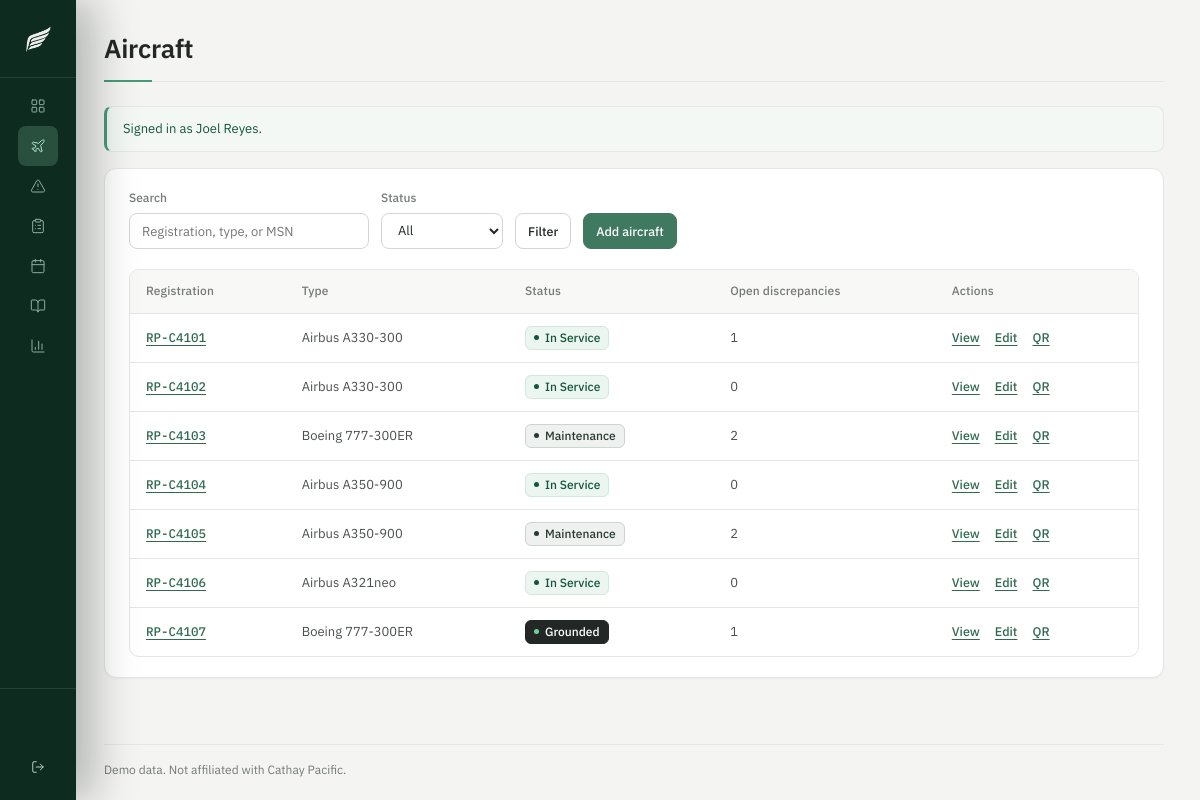
/aircraft/index.php (signed in), run on the app's committed database.
### tables this page shows
CREATE TABLE aircraft (
    id INT UNSIGNED AUTO_INCREMENT PRIMARY KEY,
    registration VARCHAR(20) NOT NULL UNIQUE,
    aircraft_type VARCHAR(60) NOT NULL,
    msn VARCHAR(30) NOT NULL UNIQUE,
    base VARCHAR(10) NOT NULL,
    status VARCHAR(20) NOT NULL DEFAULT 'in_service',
    total_hours DECIMAL(10,1) NOT NULL DEFAULT 0.0,
    created_at DATETIME NOT NULL DEFAULT CURRENT_TIMESTAMP
);

### lib/db.php (called while the page is built, shortened)
<?php
function db(): PDO
{
    static $pdo = null;
    if ($pdo === null) {
        $dsn = 'mysql:host=' . DB_HOST . ';dbname=' . DB_NAME . ';charset=utf8mb4';
        $pdo = new PDO($dsn, DB_USER, DB_PASS, [
            PDO::ATTR_ERRMODE => PDO::ERRMODE_EXCEPTION,
            PDO::ATTR_DEFAULT_FETCH_MODE => PDO::FETCH_ASSOC,
            PDO::ATTR_EMULATE_PREPARES => false,
        ]);
    }
    return $pdo;
}

### aircraft/index.php (the view, shortened to what this page needs)
<?php
$q = trim((string) ($_GET['q'] ?? ''));
$params = [];
$sql = 'SELECT a.*,
            (SELECT COUNT(*) FROM discrepancies d WHERE d.aircraft_id = a.id AND d.status <> \'closed\') AS open_discrepancies
        FROM aircraft a';
$sql .= ' ORDER BY a.registration';
$stmt = db()->prepare($sql);
$stmt->execute($params);
$aircraftList = $stmt->fetchAll();
require __DIR__ . '/../includes/header.php';
?>
<div class="panel">
    <form method="get" action="<?= url('aircraft/index.php') ?>" class="filter-bar">
        <div class="filter-item">
            <label for="q">Search</label>
            <input type="text" id="q" name="q" value="<?= e($q) ?>" placeholder="Registration, type, or MSN">
        </div>
        <div class="filter-item">
            <label for="status">Status</label>
            <select id="status" name="status">
                <option value="">All</option>
            </select>
        </div>
        <button type="submit" class="btn btn-secondary btn-small">Filter</button>
        <a class="btn btn-small" href="<?= url('aircraft/create.php') ?>">Add aircraft</a>
    </form>
    <?php if ($aircraftList): ?>
        <div class="table-wrap">
            <table>
                <thead>
                    <tr>
                        <th>Registration</th>
                        <th>Type</th>
                        <th>Status</th>
                        <th>Open discrepancies</th>
                        <th>Actions</th>
                    </tr>
                </thead>
                <tbody>
                    <?php foreach ($aircraftList as $item): ?>
                        <tr>
                            <td class="nowrap mono"><a href="<?= url('aircraft/view.php?id=' . $item['id']) ?>"><?= e($item['registration']) ?></a></td>
                            <td class="nowrap"><?= e($item['aircraft_type']) ?></td>
                            <td><?= pill($item['status']) ?></td>
                            <td><?= (int) $item['open_discrepancies'] ?></td>
                            <td class="actions">
                                <a href="<?= url('aircraft/view.php?id=' . $item['id']) ?>">View</a>
                                <a href="<?= url('aircraft/edit.php?id=' . $item['id']) ?>">Edit</a>
                                <a href="<?= url('aircraft/qr.php?id=' . $item['id']) ?>">QR</a>
                            </td>
                        </tr>
                    <?php endforeach; ?>
                </tbody>
            </table>
        </div>
    <?php else: ?>
        <p class="empty">No aircraft match this filter.</p>
    <?php endif; ?>
</div>
<?php require __DIR__ . '/../includes/footer.php'; ?>

### lib/format.php (shortened to what this page needs)
<?php
function e(?string $value): string
{
    return htmlspecialchars((string) $value, ENT_QUOTES, 'UTF-8');
}
function url(string $path = ''): string
{
    return BASE_URL . '/' . ltrim($path, '/');
}
function status_label(string $status): string
{
    return ucwords(str_replace('_', ' ', $status));
}
function pill(string $status): string
{
    $class = 'status-' . str_replace('_', '-', $status);
    return '<span class="status ' . e($class) . '">' . e(status_label($status)) . '</span>';
}

### assets/css/app.css (style rules this page uses)
:root { --font-sans: "IBM Plex Sans", system-ui, -apple-system, "Segoe UI", Arial, sans-serif; --font-mono: "IBM Plex Mono", ui-monospace, SFMono-Regular, Menlo, Consolas, monospace; --green-900: #213f33; --green-800: #2a5442; --green-700: #32624d; --green-600: #3a6f58; --green-500: #3f7a60; --green-400: #5c9a7e; --accent: #479b78; --accent-ink: #2c6b51; --green-50: #f3f7f4; --canvas: #f4f4f3; --surface: #ffffff; --surface-2: #f8f8f7; --line: #e6e6e4; --line-strong: #d5d6d3; --ink: #232826; --body: #4b504d; --muted: #757a77; --radius-control: 8px; --radius-card: 12px; --ease: cubic-bezier(0.2, 0, 0, 1); --rail: #0e2b20; --rail-text: #d7e3db; --rail-muted: #9dbbab; --rail-hover: rgba(127, 196, 164, 0.16); --rail-active: rgba(127, 196, 164, 0.24); }
* { box-sizing: border-box; }
html { background: var(--canvas); }
body { margin: 0; padding: 0; min-height: 100vh; font-family: var(--font-sans); font-size: 14px; line-height: 1.55; color: var(--ink); background: var(--canvas); font-variant-numeric: tabular-nums; }
a { color: #2f6a51; text-decoration-thickness: 1px; text-underline-offset: 3px; }
.main > * { width: 100%; max-width: 1400px; margin-left: 0; margin-right: auto; }
.panel { background: var(--surface); border: 1px solid var(--line); border-radius: var(--radius-card); padding: 20px 24px; margin-bottom: 20px; color: var(--body); box-shadow: 0 1px 2px rgba(16, 32, 24, 0.04); }
.table-wrap { overflow-x: auto; border: 1px solid var(--line); border-radius: 10px; background: var(--surface); }
table { width: 100%; border-collapse: collapse; background: transparent; }
th, td { padding: 12px 16px; border-bottom: 1px solid var(--line); text-align: left; vertical-align: middle; }
th { background: var(--surface-2); font-size: 12px; font-weight: 500; letter-spacing: 0.01em; color: var(--muted); white-space: nowrap; }
td { font-size: 13px; color: var(--body); }
tbody tr { transition: background-color 120ms var(--ease); }
tbody tr:last-child td { border-bottom: 0; }
td a { font-weight: 500; }
td.actions { white-space: nowrap; }
td.actions a { margin-right: 12px; font-size: 12.5px; }
td.actions a:last-child { margin-right: 0; }
.status { display: inline-flex; align-items: center; gap: 6px; padding: 2px 8px; border: 1px solid transparent; border-radius: 6px; font-size: 12px; font-weight: 500; line-height: 1.5; white-space: nowrap; color: var(--body); }
.status::before { content: ""; flex: none; width: 5px; height: 5px; border-radius: 50%; background: currentColor; }
.status-completed, .status-in-service, .status-closed { background: #ecf6f0; border-color: #d3e8dc; color: #14563c; }
.status-due-soon, .status-maintenance { background: #eef1ef; border-color: #ccd5cf; color: #2a3a31; }
.status-grounded, .status-overdue, .status-high { background: var(--ink); border-color: var(--ink); color: #ffffff; }
.status-grounded::before, .status-overdue::before, .status-high::before { background: #6fd0a2; }
.btn { display: inline-flex; align-items: center; justify-content: center; gap: 8px; padding: 10px 16px; border-radius: var(--radius-control); border: 1px solid var(--green-500); background: var(--green-500); color: #ffffff; font: inherit; font-size: 13px; font-weight: 500; text-decoration: none; cursor: pointer; transition: background-color 140ms var(--ease), border-color 140ms var(--ease), color 140ms var(--ease); }
.btn-secondary { background: var(--surface); border-color: var(--line-strong); color: var(--ink); }
.btn-small { padding: 6px 12px; font-size: 12.5px; }
.filter-bar { display: flex; flex-wrap: wrap; gap: 12px; align-items: flex-end; margin-bottom: 20px; }
.filter-item label { display: block; margin-bottom: 6px; font-size: 12px; font-weight: 500; color: var(--muted); }
.filter-item input, .filter-item select { height: 36px; padding: 0 12px; border: 1px solid var(--line-strong); border-radius: 8px; background: var(--surface); color: var(--ink); font: inherit; font-size: 13px; transition: border-color 140ms var(--ease), box-shadow 140ms var(--ease); }
.filter-item input[type="text"] { width: 240px; }
.filter-bar .btn { height: 36px; padding-top: 0; padding-bottom: 0; }
.mono { font-family: var(--font-mono); font-size: 12.5px; font-weight: 400; white-space: nowrap; }
.nowrap { white-space: nowrap; }

### data on the page
aircraft: registration "RP-C4101", aircraft_type "Airbus A330-300", status "In Service", open_discrepancies "1"
aircraft: registration "RP-C4102", aircraft_type "Airbus A330-300", status "In Service", open_discrepancies "0"
aircraft: registration "RP-C4103", aircraft_type "Boeing 777-300ER", status "Maintenance", open_discrepancies "2"
aircraft: registration "RP-C4104", aircraft_type "Airbus A350-900", status "In Service", open_discrepancies "0"
aircraft: registration "RP-C4105", aircraft_type "Airbus A350-900", status "Maintenance", open_discrepancies "2"
aircraft: registration "RP-C4106", aircraft_type "Airbus A321neo", status "In Service", open_discrepancies "0"
aircraft: registration "RP-C4107", aircraft_type "Boeing 777-300ER", status "Grounded", open_discrepancies "1"

### other printed values
$pageTitle "Aircraft"
$flash['message'] "Signed in as Joel Reyes."
